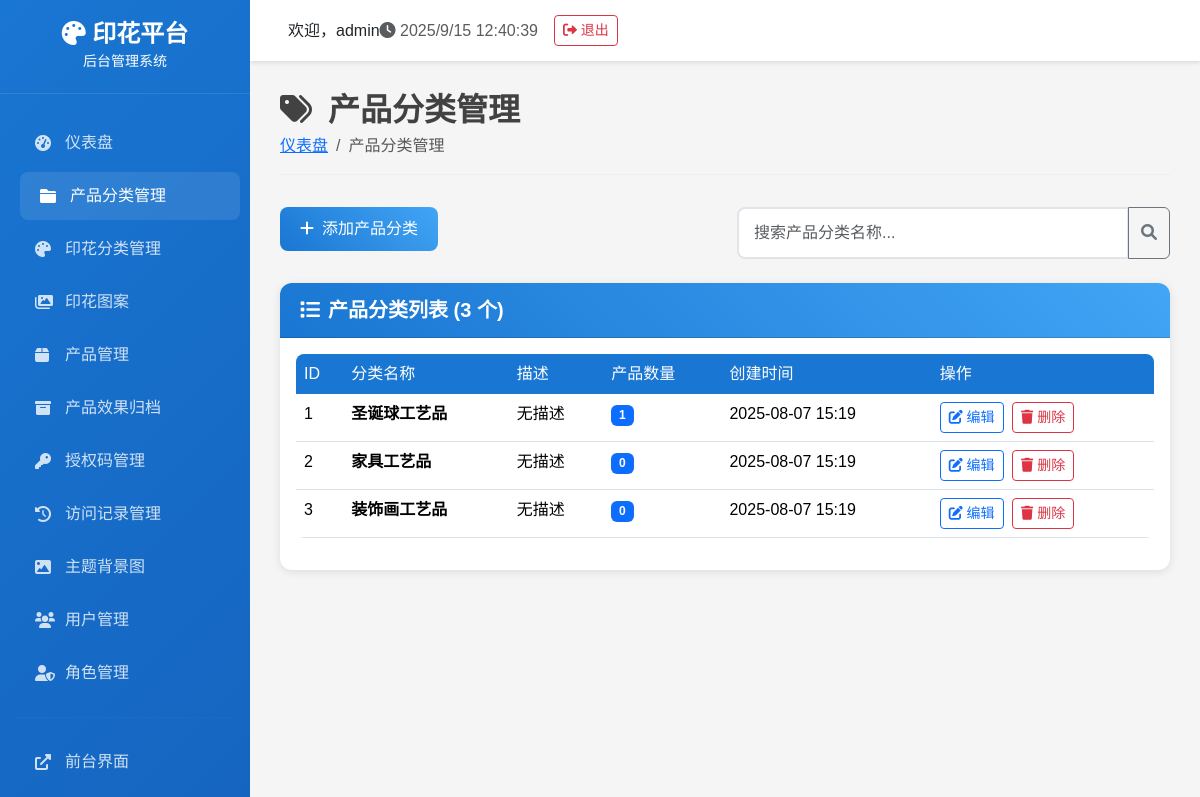
Screenshot of /admin/product_categories/ (signed in) with the database file from the repository.
### tables this page shows
CREATE TABLE product_categories (
            id INTEGER PRIMARY KEY AUTOINCREMENT,
            name TEXT NOT NULL UNIQUE,
            is_default BOOLEAN DEFAULT 0,
            sort_order INTEGER DEFAULT 0,
            is_active BOOLEAN DEFAULT 1,
            created_time DATETIME DEFAULT CURRENT_TIMESTAMP
        );

### routes/admin/admin_product_categories_route.py (the view)
    def decorated_function(*args, **kwargs):
        from flask import session
        if 'admin_user_id' not in session:
            return redirect(url_for('login'))
        return f(*args, **kwargs)

### admin_app.py (called while the page is built)
@app.context_processor
def inject_permissions():
    return {
        'has_menu_permission': PermissionManager.has_menu_permission,
        'has_action_permission': PermissionManager.has_action_permission,
        'get_user_permissions': PermissionManager.get_user_permissions
    }

### backend/database.py (called while the page is built)
def get_db_connection():
    conn = sqlite3.connect(DATABASE_PATH)
    conn.row_factory = sqlite3.Row
    return conn

    @staticmethod
    def execute_query(query: str, params: tuple = ()) -> List[Dict[str, Any]]:
        conn = get_db_connection()
        cursor = conn.cursor()
        cursor.execute(query, params)
        results = [dict(row) for row in cursor.fetchall()]
        conn.close()
        return results

    @staticmethod
    def get_categories(active_only: bool = True) -> List[Dict[str, Any]]:
        query = '''
            SELECT pc.*,
                   COUNT(p.id) as product_count
            FROM product_categories pc
            LEFT JOIN products p ON pc.id = p.category_id AND p.is_active = 1
        '''
        if active_only:
            query += " WHERE pc.is_active = 1"
        query += " GROUP BY pc.id ORDER BY pc.sort_order, pc.created_time"
        return DatabaseManager.execute_query(query)

### backend/permissions.py (called while the page is built)
    @staticmethod
    def has_menu_permission(menu_name):
        permissions = PermissionManager.get_user_permissions()
        return permissions.get('menus', {}).get(menu_name, False)

### routes/admin/admin_product_categories_route.py (called while the page is built)
def login_required(f):
    def decorated_function(*args, **kwargs):
        from flask import session
        if 'admin_user_id' not in session:
            return redirect(url_for('login'))
        return f(*args, **kwargs)
    decorated_function.__name__ = f.__name__
    return decorated_function

@product_categories_bp.route('/')
@login_required
def product_categories():
    try:
        categories = DatabaseManager.get_categories() or []
    except Exception as e:
        print(f"获取分类数据失败: {e}")
        categories = []
    return render_template('admin/product_categories.html', categories=categories)

### templates/admin/product_categories.html (shortened to what this page needs)
{% extends "admin/base.html" %}
{% block content %}
<div class="page-header">
    <h1><i class="fas fa-tags me-3"></i>产品分类管理</h1>
    <nav aria-label="breadcrumb">
        <ol class="breadcrumb">
            <li class="breadcrumb-item"><a href="{{ url_for('index') }}">仪表盘</a></li>
            <li class="breadcrumb-item active">产品分类管理</li>
        </ol>
    </nav>
</div>
<div class="row mb-4">
    <div class="col-md-6">
        <button type="button" class="btn btn-primary" data-bs-toggle="modal" data-bs-target="#addCategoryModal">
            <i class="fas fa-plus me-2"></i>添加产品分类
        </button>
    </div>
    <div class="col-md-6">
        <div class="input-group">
            <input type="text" class="form-control" id="searchInput" placeholder="搜索产品分类名称...">
            <button class="btn btn-outline-secondary" type="button">
                <i class="fas fa-search"></i>
            </button>
        </div>
    </div>
</div>
<div class="card">
    <div class="card-header">
        <h5><i class="fas fa-list me-2"></i>产品分类列表 ({{ categories|length }} 个)</h5>
    </div>
    <div class="card-body">
        {% if categories %}
        <div class="table-responsive">
            <table class="table table-hover">
                <thead>
                    <tr>
                        <th>ID</th>
                        <th>分类名称</th>
                        <th>描述</th>
                        <th>产品数量</th>
                        <th>创建时间</th>
                        <th>操作</th>
                    </tr>
                </thead>
                <tbody id="categoriesTable">
                    {% for category in categories %}
                    <tr class="category-item" data-name="{{ category.name|lower }}">
                        <td>{{ category.id }}</td>
                        <td>
                            <strong>{{ category.name }}</strong>
                        </td>
                        <td>{{ category.description or '无描述' }}</td>
                        <td>
                            <span class="badge bg-primary">{{ category.product_count or 0 }}</span>
                        </td>
                        <td>{{ category.created_time[:16] if category.created_time else '未知' }}</td>
                        <td>
                            <button class="btn btn-sm btn-outline-primary" onclick="editCategory({{ category.id }})">
                                <i class="fas fa-edit"></i> 编辑
                            </button>
                            <button class="btn btn-sm btn-outline-danger ms-1" onclick="deleteCategory({{ category.id }})">
                                <i class="fas fa-trash"></i> 删除
                            </button>
                        </td>
                    </tr>
                    {% endfor %}
                </tbody>
            </table>
        </div>
        {% else %}
        <div class="text-center py-5">
            <i class="fas fa-tags fa-3x text-muted mb-3"></i>
            <h5 class="text-muted">暂无产品分类</h5>
            <p class="text-muted">点击上方"添加产品分类"按钮开始创建分类</p>
        </div>
        {% endif %}
    </div>
</div>
{% endblock %}

### templates/admin/base.html (style rules this page uses)
:root { --primary-color: #1976d2; --secondary-color: #424242; --success-color: #4caf50; --warning-color: #ff9800; --danger-color: #f44336; --sidebar-width: 250px; }
body { font-family: 'Microsoft YaHei', Arial, sans-serif; background-color: #f5f5f5; }
.page-header { margin-bottom: 30px; }
.page-header h1 { color: var(--secondary-color); font-size: 2rem; font-weight: 600; margin: 0; }
.page-header .breadcrumb { background: none; padding: 0; margin: 5px 0 0 0; }
.card { border: none; border-radius: 12px; box-shadow: 0 2px 10px rgba(0,0,0,0.1); margin-bottom: 20px; }
.card-header { background: linear-gradient(45deg, var(--primary-color), #42a5f5); color: white; border-radius: 12px 12px 0 0 !important; padding: 15px 20px; }
.card-header h5 { margin: 0; font-weight: 600; }
.btn-primary { background: linear-gradient(45deg, var(--primary-color), #42a5f5); border: none; border-radius: 8px; padding: 10px 20px; font-weight: 500; }
.table { border-radius: 8px; overflow: hidden; }
.table thead th { background: var(--primary-color); color: white; border: none; font-weight: 500; }
.form-control, .form-select { border-radius: 8px; border: 2px solid #e1e5e9; padding: 12px 15px; }

### templates/admin/product_categories.html (style rules this page uses)
.page-header { margin-bottom: 2rem; padding-bottom: 1rem; border-bottom: 1px solid #eee; }
.table th { background-color: #f8f9fa; border-top: none; font-weight: 600; }
.category-item { transition: all 0.2s ease; }
.badge { font-size: 0.75rem; }

### rows the page displays
product_categories: id "1", name "圣诞球工艺品", description "无描述", product_count "1", created_time "2025-08-07 15:19"
product_categories: id "2", name "家具工艺品", description "无描述", is_default "0", created_time "2025-08-07 15:19"
product_categories: id "3", name "装饰画工艺品", description "无描述", is_default "0", created_time "2025-08-07 15:19"

### other values shown
{{ session.admin_username or 'Admin' }} "admin"
{{ categories|length }} "3"
